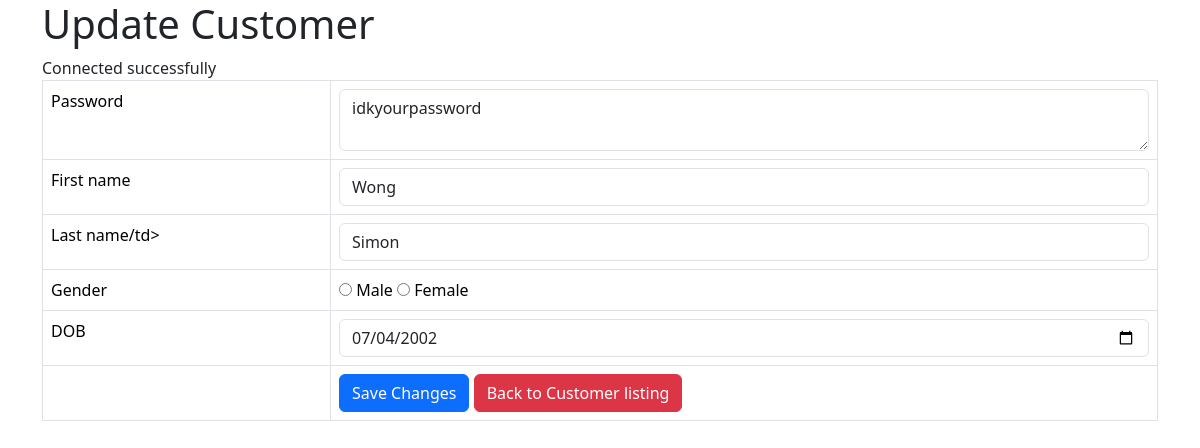
Page /customer_update.php?username=wong1234 on the committed database.
### tables this page shows
CREATE TABLE IF NOT EXISTS `customer` (
  `username` varchar(128) NOT NULL,
  `password` varchar(128) NOT NULL,
  `firstname` text NOT NULL,
  `lastname` text NOT NULL,
  `gender` text NOT NULL,
  `dob` date NOT NULL,
  `registration_date` datetime NOT NULL DEFAULT CURRENT_TIMESTAMP,
  `account_status` tinyint(1) NOT NULL,
  PRIMARY KEY (`username`)
);

### customer_update.php (the view, shortened to what this page needs)
<!DOCTYPE HTML>
<html>
<head>
    <link href="https://cdn.jsdelivr.net/npm/bootstrap@5.3.3/dist/css/bootstrap.min.css" rel="stylesheet">
</head>
<body>
    <div class="container">
        <div class="page-header">
            <h1>Update Customer</h1>
        </div>
        <?php
        $name = isset($_GET['username']) ? $_GET['username'] : die('ERROR: Record ID not found.');
        include 'config/database.php';
        try {
            $query = "SELECT username, password, firstname, lastname, gender, dob FROM customer WHERE username = ?";
            $stmt = $con->prepare($query);
            $stmt->bindParam(1, $name);
            $stmt->execute();
            $row = $stmt->fetch(PDO::FETCH_ASSOC);
            $pass = $row['password'];
            $firstname = $row['firstname'];
            $lastname = $row['lastname'];
            $dateofbirth = $row['dob'];
        }
        catch (PDOException $exception) {
            die('ERROR: ' . $exception->getMessage());
        }
        ?>
        <form action="<?php echo htmlspecialchars($_SERVER["PHP_SELF"] . "?username={$name}"); ?>" method="post">
            <table class='table table-hover table-responsive table-bordered'>
                <tr>
                    <td>Password</td>
                    <td><textarea name='password' class='form-control'><?php echo $pass;  ?></textarea></td>
                </tr>
                <tr>
                    <td>First name</td>
                    <td><input type='text' name='firstname' value="<?php echo $firstname;  ?>" class='form-control' /></td>
                </tr>
                <tr>
                    <td>Last name/td>
                    <td><input type='text' name='lastname' value="<?php echo $lastname;  ?>" class='form-control' /></td>
                </tr>
                <tr>
                    <td>Gender</td>
                    <td><input type='radio' name='gender' value='male' />
                        <label for='male'>Male</label<br>
                            <input type='radio' name='gender' value='female' />
                            <label for='Female'>Female</label<br>
                    </td>
                </tr>
                <tr>
                    <td>DOB</td>
                    <td><input type='date' name='dob' value="<?php echo $dateofbirth;  ?>" class='form-control' /></td>
                </tr>
                <tr>
                    <td></td>
                    <td>
                        <input type='submit' value='Save Changes' class='btn btn-primary' />
                        <a href='customer_listing.php' class='btn btn-danger'>Back to Customer listing</a>
                    </td>
                </tr>
            </table>
        </form>
    </div>
</body>
</html>

### rows in the picture
customer: password "idkyourpassword", firstname "Wong", lastname "Simon", dob "07/04/2002"
